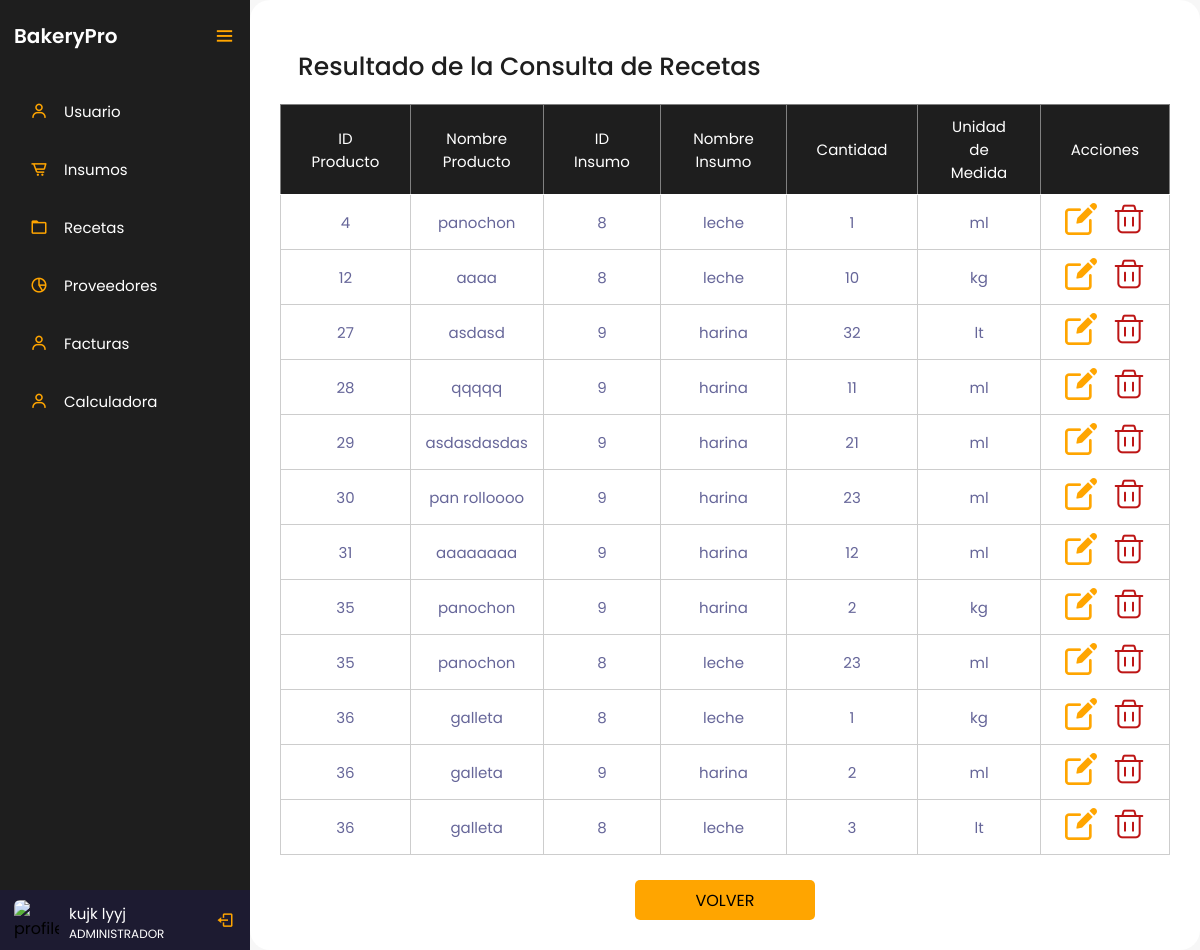
The app's page /controlador/Recetas/consultar.php (signed in) with its own data.
### tables this page shows
CREATE TABLE `tblusuario` (
  `IdUsuario` int(3) NOT NULL,
  `Nombres` varchar(20) NOT NULL,
  `Apellidos` varchar(20) NOT NULL,
  `IdRol` int(3) NOT NULL,
  `Cedula` decimal(10,0) NOT NULL,
  `Telefono` varchar(20) NOT NULL,
  `Password` varchar(10) NOT NULL
);

CREATE TABLE `tblroles` (
  `IdRol` int(3) NOT NULL,
  `Rol` varchar(20) NOT NULL
);

CREATE TABLE `tblrecetas` (
  `CantidadInsumo` decimal(5,0) NOT NULL,
  `IdProducto` int(3) NOT NULL,
  `IdInsumo` int(3) NOT NULL,
  `IdUnidadMedida` int(3) NOT NULL
);

CREATE TABLE `tblproductos` (
  `IdProducto` int(3) NOT NULL,
  `NombreProducto` varchar(20) NOT NULL,
  `Stock` decimal(5,0) NOT NULL
);

CREATE TABLE `tblinsumos` (
  `IdInsumo` int(3) NOT NULL,
  `NombreInsumo` varchar(30) NOT NULL,
  `Stock` decimal(5,0) NOT NULL,
  `IdUnidadMedida` int(3) NOT NULL,
  `IdCategoria` int(3) NOT NULL
);

CREATE TABLE `tblunidadesmedidas` (
  `IdUnidadMedida` int(3) NOT NULL,
  `medida` varchar(20) NOT NULL
);

### controlador/Recetas/consultar.php (the view, shortened to what this page needs)
<?php
    $servername = "localhost";
    $username = "root";
    $password = "";
    $dbname = "bakerypro";
    $conexion = mysqli_connect($servername, $username, $password, $dbname);
    $cedula = $_SESSION['cedula'];
    $sql = "SELECT Nombres, Apellidos, Rol FROM tblusuario INNER JOIN tblroles ON tblusuario.IdRol = tblroles.IdRol WHERE Cedula = $cedula";
    $resultado = mysqli_query($conexion, $sql);
    if (mysqli_num_rows($resultado) > 0) {
        $fila = mysqli_fetch_assoc($resultado);
        $nombre = $fila["Nombres"] . " " . $fila["Apellidos"];
        $rol = $fila["Rol"];
    } else {
        $nombre = "Nombre de usuario";
        $rol = "Rol de usuario";
    }
?>
<!DOCTYPE html>
<html lang="en">
<head>
    <link href='https://unpkg.com/boxicons@2.0.7/css/boxicons.min.css' rel='stylesheet'>
    <link rel="stylesheet" href="../../vista/style/styles.css">
</head>
<body>
    <div class="sidebar open">
        <div class="logo-details">
            <a href="../../dashboard.php" class="logo_link">
                <span class="logo_name">BakeryPro</span>
            </a>
            <i class='bx bx-menu' id="btn" ></i>
        </div>
        <ul class="nav-list">
            <li>
                <a href="../../vista/html/usuarios.php">
                    <i class='bx bx-user' ></i>
                    <span class="links_name">Usuario</span>
                </a>
            </li>
            <li>
                <a href="../../vista/html/insumos.php">
                    <i class='bx bx-cart-alt' ></i>
                    <span class="links_name">Insumos</span>
                </a>
            </li>
            <li>
                <a href="../../vista/html/recetas.php">
                    <i class='bx bx-folder' ></i>
                    <span class="links_name">Recetas</span>
                </a>
            </li>
            <li>
                <a href="../../vista/html/proveedores.php">
                    <i class='bx bx-pie-chart-alt-2' ></i>
                    <span class="links_name">Proveedores</span>
                </a>
            </li>
            <li>
                <a href="../../vista/html/facturas.php">
                    <i class='bx bx-user' ></i>
                    <span class="links_name">Facturas</span>
                </a>
            </li>
            <li>
                <a href="../../vista/html/calculadora.php">
                    <i class='bx bx-user' ></i>
                    <span class="links_name">Calculadora</span>
                </a>
            </li>
            <li class="profile">
                <div class="profile-details">
                    <img src="profile.jpg" alt="profileImg">
                    <div class="name_job">
                        <div class="name"><?php echo $nombre; ?></div>
                        <div class="job"><?php echo $rol; ?></div>
                    </div>
                </div>
                <a href="../login/logout.php" id="log_out">
                    <i class='bx bx-log-out'></i>
                </a>
            </li>
        </ul>
    </div>
    <section class="home-section">
        <div class="container">
        <h2 class="titleContainer">Resultado de la Consulta de Recetas</h2>
        <?php
            include '../../modelo/conexion.php';
            $sql = "SELECT pr.IdProducto, pr.NombreProducto, r.IdInsumo, ins.NombreInsumo, r.CantidadInsumo, um.medida
                    FROM tblrecetas r
                    INNER JOIN tblproductos pr ON r.IdProducto = pr.IdProducto
                    INNER JOIN tblinsumos ins ON r.IdInsumo = ins.IdInsumo
                    INNER JOIN tblunidadesmedidas um ON r.IdUnidadMedida = um.IdUnidadMedida
                    ORDER BY IdProducto";
            $resultado = $conexion->query($sql);
        ?>
        <?php if ($resultado->num_rows > 0) { ?>
            <table border="1">
                <tr>
                <th>ID Producto</th>
                <th>Nombre Producto</th>
                <th>ID Insumo</th>
                <th>Nombre Insumo</th>
                <th>Cantidad</th>
                <th>Unidad de Medida</th>
                <th>Acciones</th>
                </tr>
                <?php while ($fila = $resultado->fetch_assoc()) { ?>
                    <tr>
                        <td><?php echo $fila['IdProducto']; ?></td>
                        <td><?php echo $fila["NombreProducto"]; ?></td>
                        <td><?php echo $fila["IdInsumo"]; ?></td>
                        <td><?php echo $fila["NombreInsumo"]; ?></td>
                        <td><?php echo $fila["CantidadInsumo"]; ?></td>
                        <td><?php echo $fila["medida"]; ?></td>
                        <td>
                            <a href='editar.php?IdProducto=<?php echo $fila['IdProducto']; ?>'><img src="../../vista/img/editar.png" alt="editar"></a>
                            <a href='eliminar.php?IdProducto=<?php echo $fila['IdProducto']; ?>'><img src="../../vista/img/eliminar.png" alt="eliminar"></a>
                        </td>
                    </tr>
                <?php } ?>
            </table>
        <?php } else { ?>
            <p>No se encontraron resultados para el ID proporcionado.</p>
        <?php } ?>
        <br>
            <a href="../../dashboard.php" class="volverConsultar">VOLVER</a>
        </div>
    </section>
</body>
</html>

### vista/style/styles.css (style rules this page uses)
:root { --orange: #d4894c; --white_trasnparent: #232830; --very-light-pink: #C7C7C7; --text-input-field: #F7F7F7; --hospital-green: #bd1515; --sm: 14px; --md: 16px; --lg: 18px; --yellow: #ffa500; --black: #201e1c; --white: #ffffff; --official-black:#1e1e1e; --official-red:#ffa500; --background-white:#f7f7f7; --card-white:#ffffff; }
* { margin: 0; padding: 0; box-sizing: border-box; font-family: "Poppins" , sans-serif; }
.sidebar { position: fixed; left: 0; top: 0; height: 100%; width: 78px; background: var(--official-black); padding: 6px 14px; z-index: 99; transition: all 0.5s ease; }
.sidebar.open { width: 250px; }
.sidebar .logo-details { height: 60px; display: flex; align-items: center; position: relative; }
.sidebar .logo-details .logo_name { color: #fff; font-size: 20px; font-weight: 600; opacity: 0; transition: all 0.5s ease; }
.sidebar.open .logo-details .icon, .sidebar.open .logo-details .logo_name { opacity: 1; }
.sidebar .logo-details #btn { position: absolute; top: 50%; right: 0; transform: translateY(-50%); font-size: 22px; transition: all 0.4s ease; font-size: 23px; text-align: center; cursor: pointer; transition: all 0.5s ease; }
.sidebar.open .logo-details #btn { text-align: right; }
.sidebar i { color: var(--official-red); height: 60px; min-width: 50px; font-size: 28px; text-align: center; line-height: 60px; }
.sidebar .nav-list { margin-top: 20px; height: 100%; }
.sidebar li { position: relative; margin: 8px 0; list-style: none; }
.sidebar li a { display: flex; height: 100%; width: 100%; border-radius: 12px; align-items: center; text-decoration: none; transition: all 0.4s ease; }
.sidebar li a .links_name { color: #fff; font-size: 15px; font-weight: 400; white-space: nowrap; opacity: 0; pointer-events: none; transition: 0.4s; }
.sidebar.open li a .links_name { opacity: 1; pointer-events: auto; }
.sidebar li i { height: 50px; line-height: 50px; font-size: 18px; border-radius: 12px; }
.sidebar li.profile { position: fixed; height: 60px; width: 78px; left: 0; bottom: -8px; padding: 10px 14px; background: #1d1b31; transition: all 0.5s ease; overflow: hidden; }
.sidebar.open li.profile { width: 250px; }
.sidebar li .profile-details { display: flex; align-items: center; flex-wrap: nowrap; }
.sidebar li img { height: 45px; width: 45px; object-fit: cover; border-radius: 6px; margin-right: 10px; }
.sidebar li.profile .name, .sidebar li.profile .job { font-size: 15px; font-weight: 400; color: #fff; white-space: nowrap; }
.sidebar li.profile .job { font-size: 12px; }
.sidebar .profile #log_out { position: absolute; top: 50%; right: 0; transform: translateY(-50%); background: #1d1b31; width: 100%; height: 60px; line-height: 60px; border-radius: 0px; transition: all 0.5s ease; }
.sidebar.open .profile #log_out { width: 50px; background: none; }
.logo_link { text-decoration: none; }
.home-section { position: relative; background: var(--background-white); min-height: 100vh; display: flex; top: 0; left: 78px; width: calc(100% - 78px); transition: all 0.5s ease; z-index: 2; justify-content: center; align-items: center; }
.sidebar.open ~ .home-section { left: 250px; width: calc(100% - 250px); }
.titleContainer { color: var(--official-black); font-size: 25px; font-weight: 500; margin: 18px }
.volverConsultar { height: 40px; width: 180px; display: flex; justify-content: center; background: var(--yellow); border-radius: 5px; align-items: center; margin: auto; }
.container { height: auto; background: var(--card-white); padding: 30px; border-radius: 20px; }
table { font-size: 15px; width: 100%; text-align: center; border-collapse: collapse; }
th { font-size: 15px; font-weight: normal; padding: 8px; background: var(--official-black); border-bottom: 1px solid #fff; color: #fff; padding: 10px 30px; }
td { padding: 8px; background: #ffffff7d; border: 1px solid #cdcdcd; color: #669; border-top: 1px solid transparent; }
a { text-decoration: none; color: black; }
tbody tr td img { margin: 0 6px; }

### records on screen
tblusuario: nombre "kujk lyyj", IdRol.Rol "ADMINISTRADOR"
tblrecetas: IdProducto.IdProducto "4", IdProducto.NombreProducto "panochon", IdInsumo "8", IdInsumo.NombreInsumo "leche", CantidadInsumo "1", IdUnidadMedida.medida "ml"
tblrecetas: IdProducto.IdProducto "12", IdProducto.NombreProducto "aaaa", IdInsumo "8", IdInsumo.NombreInsumo "leche", CantidadInsumo "10", IdUnidadMedida.medida "kg"
tblrecetas: IdProducto.IdProducto "27", IdProducto.NombreProducto "asdasd", IdInsumo "9", IdInsumo.NombreInsumo "harina", CantidadInsumo "32", IdUnidadMedida.medida "lt"
tblrecetas: IdProducto.IdProducto "28", IdProducto.NombreProducto "qqqqq", IdInsumo "9", IdInsumo.NombreInsumo "harina", CantidadInsumo "11", IdUnidadMedida.medida "ml"
tblrecetas: IdProducto.IdProducto "29", IdProducto.NombreProducto "asdasdasdas", IdInsumo "9", IdInsumo.NombreInsumo "harina", CantidadInsumo "21", IdUnidadMedida.medida "ml"
tblrecetas: IdProducto.IdProducto "30", IdProducto.NombreProducto "pan rolloooo", IdInsumo "9", IdInsumo.NombreInsumo "harina", CantidadInsumo "23", IdUnidadMedida.medida "ml"
tblrecetas: IdProducto.IdProducto "31", IdProducto.NombreProducto "aaaaaaaa", IdInsumo "9", IdInsumo.NombreInsumo "harina", CantidadInsumo "12", IdUnidadMedida.medida "ml"
tblrecetas: IdProducto.IdProducto "35", IdProducto.NombreProducto "panochon", IdInsumo "9", IdInsumo.NombreInsumo "harina", CantidadInsumo "2", IdUnidadMedida.medida "kg"
tblrecetas: IdProducto.IdProducto "35", IdProducto.NombreProducto "panochon", IdInsumo "8", IdInsumo.NombreInsumo "leche", CantidadInsumo "23", IdUnidadMedida.medida "ml"
tblrecetas: IdProducto.IdProducto "36", IdProducto.NombreProducto "galleta", IdInsumo "8", IdInsumo.NombreInsumo "leche", CantidadInsumo "1", IdUnidadMedida.medida "kg"
tblrecetas: IdProducto.IdProducto "36", IdProducto.NombreProducto "galleta", IdInsumo "9", IdInsumo.NombreInsumo "harina", CantidadInsumo "2", IdUnidadMedida.medida "ml"
tblrecetas: IdProducto.IdProducto "36", IdProducto.NombreProducto "galleta", IdInsumo "8", IdInsumo.NombreInsumo "leche", CantidadInsumo "3", IdUnidadMedida.medida "lt"
